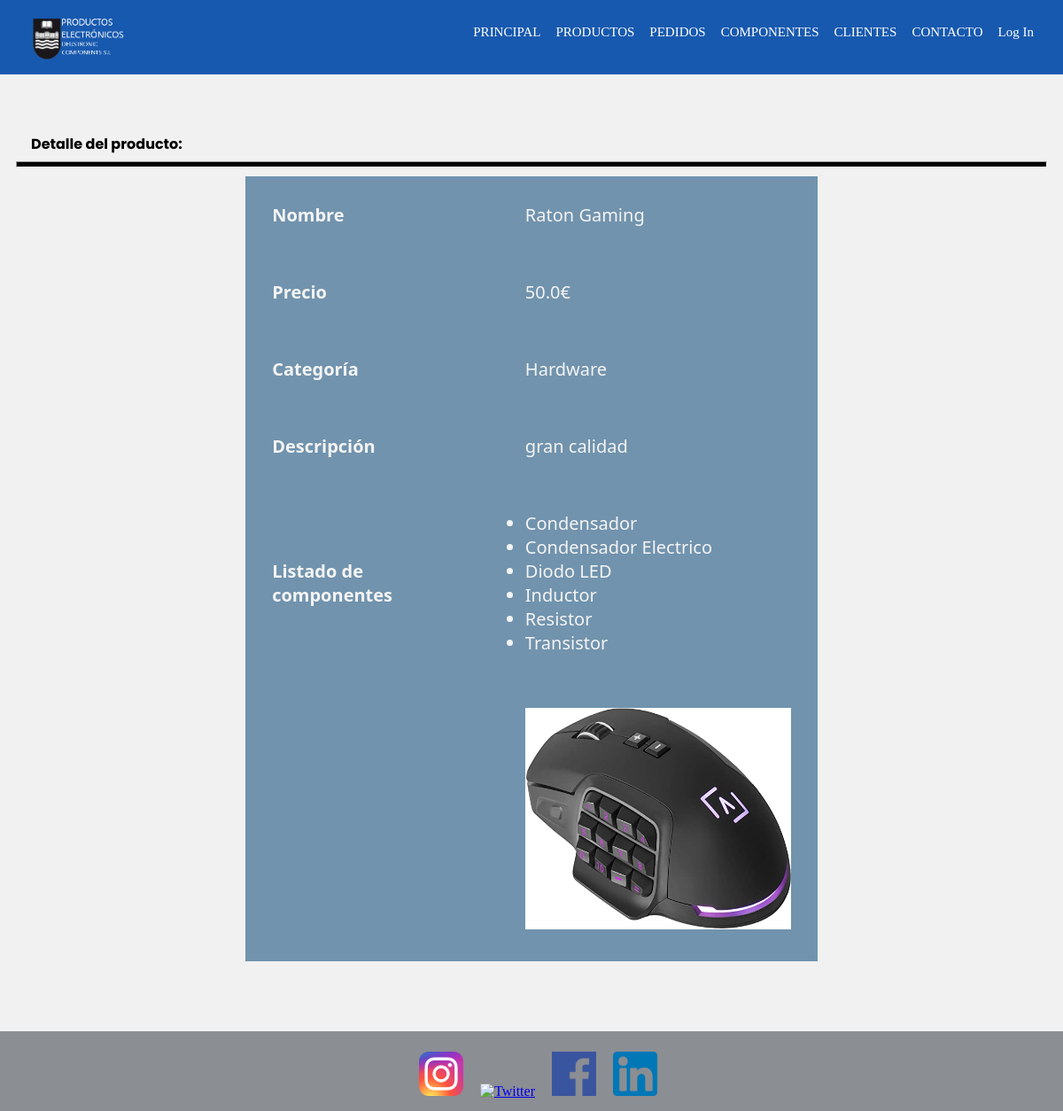
Page /deustronic/detalleProducto/3346128/ on the committed database.
### deustronic/models.py (models this page shows, shortened)
class Producto(models.Model):
    referencia = models.IntegerField(primary_key=True)
    nombre = models.CharField(max_length = 45)
    categoria = models.CharField(max_length=25)
    componente = models.ManyToManyField(Componente)
    descripcion = models.CharField(max_length=255)
    precio = models.FloatField()
    imagen = models.ImageField(upload_to = 'deustronic/static/img/productos', blank = True, null = True, verbose_name='imagen')

class Componente(models.Model):
    referencia = models.IntegerField(primary_key=True)
    nombre = models.CharField(max_length=45)
    marca = models.CharField(max_length=45)
    imagen = models.ImageField(upload_to='deustronic/static/img/componentes', blank = True, null =False, verbose_name='imagen')

### deustronic/views.py (the view)
# urls.py: path('detalleProducto/<int:pk>/', detalleProductoView, name='detalleProducto'),
def detalleProductoView(request, pk):
    producto = get_object_or_404(Producto, pk=pk)
    componentes = get_list_or_404(Componente.objects.order_by('nombre'))
    context = {
        'producto': producto,
        'componentes': componentes
    }
    return render(request, 'detalleProducto.html', context)

### deustronic/templates/detalleProducto.html
{% extends "base.html" %}
{% load static %}
{% block content %}
    <header>
        <h2 class="pagSecundarias">Detalle del producto: {{detalle_producto.nombre}}</h2>
        <hr>
    </header>
    <div class="detalle">
        <table id="texto">
            <tr>
                <th>Nombre</th>
                <td>{{ producto.nombre }}</td>
            </tr>
            <tr>
                <th>Precio</th>
                <td>{{ producto.precio }}€</td>
            </tr>
            <tr>
                <th>Categoría</th>
                <td>{{ producto.categoria }}</td>
            </tr>
            <tr>
                <th>Descripción</th>
                <td>{{ producto.descripcion }}</td>
            </tr>
            <tr>
                <th>Listado de componentes</th>
                <td>
                    {% if componentes %}
                        <ul>
                            {% for componente in componentes %}
                                <li>{{componente.nombre}}</li>
                            {% endfor %}
                        </ul>
                    {% else %}
                        <h4>No se han asignado componentes para este producto</h4>
                        {% if perms.appGestionDePedidos.add_consta %}
                            <p>Para asignar un componente haga click <a href="{% url 'anyadirComponenteProducto' %}">aquí</a></p>
                        {% endif %}
                    {% endif %}
                </td>
            </tr>
            <tr>
                <th></th>
                <td><img alt = "{{ producto.nombre }}" width="300" height="250" class="image" src="/{{ producto.imagen }}"/></td>
            </tr>
        </table>
    </div>
{% endblock %}

### deustronic/static/css/style.css (style rules this page uses)
* { padding: 0; margin: 0; }
body { height: 100%; background-color: rgb(241, 241, 241); }
main h2 { padding: 22px; font-family: "poppins", Arial, Helvetica, sans-serif; font-size: 1em; color: black; }
.pagSecundarias { padding-top: 100px; }
hr { margin: auto; margin-top: -15px; height: 5px; width: 99%; background-color: black; }
.detalle { padding: 30px; padding-top: 10px; width: 55%; margin: auto; }
.detalle table { border-collapse: collapse; font-family: 'Segoe UI', Tahoma, Geneva, Verdana, sans-serif; font-size: 20px; color: rgb(244, 244, 244); width: 100%; text-align: left; background-color: rgba(0, 65, 114, 0.529); }
.detalle tr { transition: background-color 0.5s; }
.detalle th, td { padding: 30px; }

### deustronic/static/css/cambiarTamano.css (style rules this page uses)
:root { --font-size: 1; }
body { font-size: calc(var(--font-size) * 1em); }

### rows in the picture
Producto: nombre "Raton Gaming", precio "50.0", categoria "Hardware", descripcion "gran calidad", imagen (picture)
Componente: nombre "Condensador"
Componente: nombre "Condensador Electrico"
Componente: nombre "Diodo LED"
Componente: nombre "Inductor"
Componente: nombre "Resistor"
Componente: nombre "Transistor"
